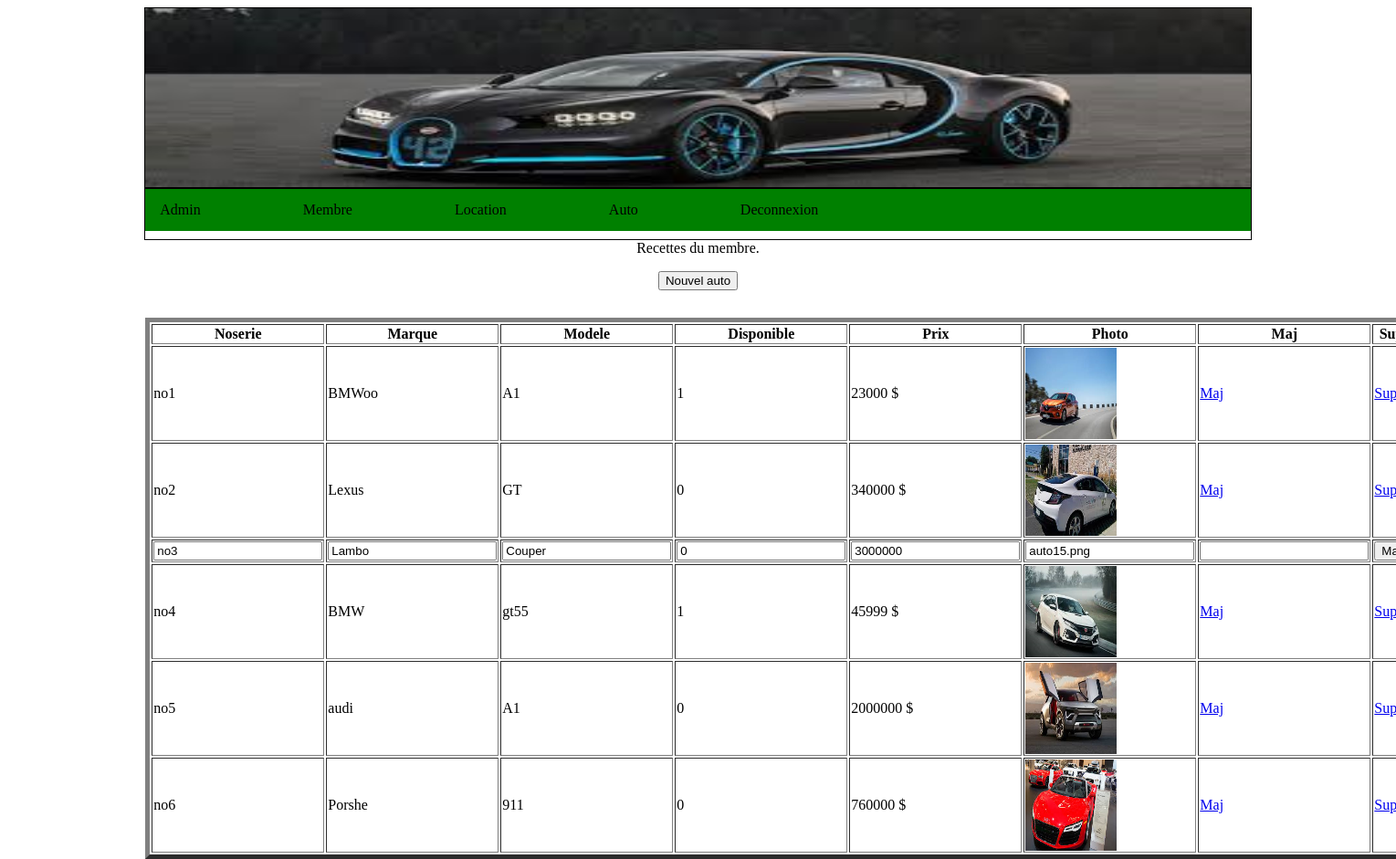
Screenshot of /admin.php?lien=adminauto&idrecette=no3&oper=Maj (signed in) with the database file from the repository.
### tables this page shows
CREATE TABLE `auto` (
  `noserie` varchar(30) NOT NULL,
  `marque` varchar(30) NOT NULL,
  `modele` varchar(30) NOT NULL,
  `disponible` tinyint(1) NOT NULL,
  `prix` decimal(10,0) NOT NULL,
  `photo` varchar(30) NOT NULL
);

### adminauto.php (the view, shortened to what this page needs)
<?php
echo "Recettes du membre.";
echo"<p><a href='admin.php?lien=insautoadmin'><input type='button' name='ins' value='Nouvel auto'></input></a>";
include("connect.php");
	if(isset($_GET["oper"]))
	{
		$oper=$_GET["oper"];
		switch($oper)
		{
			case "Maj":
				$idrecette=$_GET["idrecette"];
			break;
		}
	}
	else
	{
		$idrecette='';
	}
echo "<form method='post'>";
$reqlisterecette=mysqli_query($connect,"select * from auto ") or die ("Erreur de selection");
echo "<table border=5> <th>Noserie</th> <th>Marque</th> <th>Modele</th> <th>Disponible </th><th>Prix</th>
<th>Photo</th> <th>Maj</th><th>Sup</th>";
	while($reqresultat=mysqli_fetch_row($reqlisterecette))
	{
		$listenoserie=$reqresultat[0];
		$listemarque=$reqresultat[1];
		$listemodele=$reqresultat[2];
		$listedispo=$reqresultat[3];
		$listeprix=$reqresultat[4];
		$listephoto=$reqresultat[5];
		if($listenoserie==$idrecette)
		{
			echo "<tr>
			<td><input name='noserie' value='$listenoserie'></td>
			<td><input name='marque' value='$listemarque'></td>
			<td><input name='modele' value='$listemodele'></td>
			<td><input name='disponible' value='$listedispo'></td>
			<td><input name='prix' value='$listeprix'></td>
			<td><input name='photo' value='$listephoto' ></td>
			<td><input name='idmembre' value='$listeidmembre'></td>
			<td><input type='submit' name='update' value='Maj'></td>
				</tr>";
		}
		else
		{
		echo "<tr> <td>$listenoserie</td> <td>$listemarque</td> <td>$listemodele</td> <td>$listedispo</td>
   <td>$listeprix $</td> <td><img src='photo/$listephoto' style='height:100px;width:100px'></img></td>
	<td><a href='admin.php?lien=adminauto&idrecette=$listenoserie&oper=Maj'> Maj </a></td>
	<td><a href='admin.php?lien=adminauto&idrecette=$listenoserie&oper=Sup'> Sup </a></td>
	</tr>";
		}
	}
echo "</table>";
echo"</form>";
?>

### rows the page displays
auto: noserie "no1", marque "BMWoo", modele "A1", disponible "1", prix "23000", photo (picture)
auto: noserie "no2", marque "Lexus", modele "GT", disponible "0", prix "340000", photo (picture)
auto: noserie "no3", marque "Lambo", modele "Couper", disponible "0", prix "3000000", photo "auto15.png"
auto: noserie "no4", marque "BMW", modele "gt55", disponible "1", prix "45999", photo (picture)
auto: noserie "no5", marque "audi", modele "A1", disponible "0", prix "2000000", photo (picture)
auto: noserie "no6", marque "Porshe", modele "911", disponible "0", prix "760000", photo (picture)
